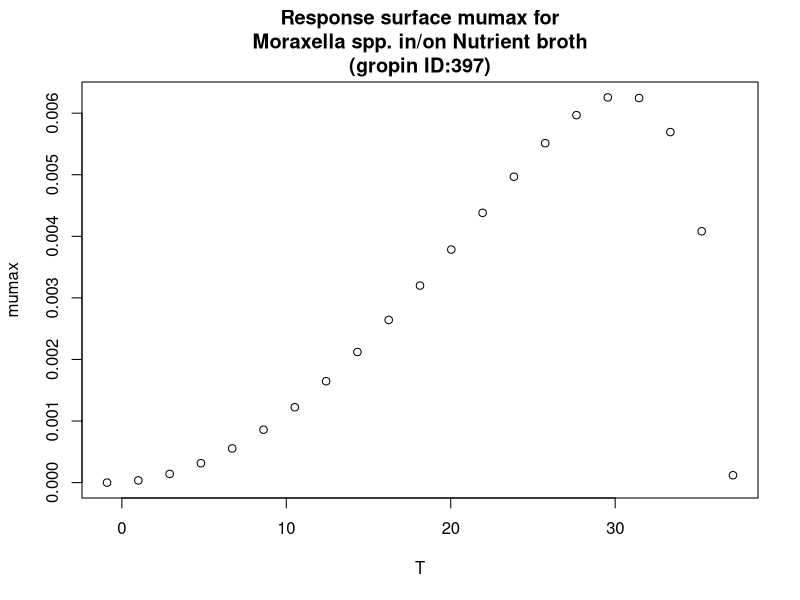

Write R code to recreate this figure.
#############################
# start of Parameter script
#############################
T <- seq(-0.9009,37.1628371628372,length.out=21)
#############################
# end of Parameter script
#############################
############################# 
# start of Model script Gropin ID 397 
#############################
 
# constant coefficients for this model
 
variables <- data.frame(T)
argumentsPar <- expand.grid(variables)
 
# heart of the model
response_surface <- function(T) {
   mumax <-(6.3*(10^-3)*(T-37.2)*((T+0.9)^2))/((30.5+0.9)*((30.5+0.9)*(T-30.5)-(30.5-37.2)*(30.5-0.9-2*T)))

return(mumax=mumax)
} 

# output parameters
responseSurface <- cbind(argumentsPar,response_surface(argumentsPar['T']))
colnames(responseSurface) <- c(colnames(argumentsPar),'mumax')
#############################
# End of Model script
#############################
############################# 
# start of Visualisation script Gropin ID 397 
#############################
plot(T,responseSurface$'mumax',xlab='T',
                          ylab='mumax',main='Response surface mumax for
Moraxella spp. in/on Nutrient broth
(gropin ID:397)')
#############################
# End of Visualisation script
#############################
